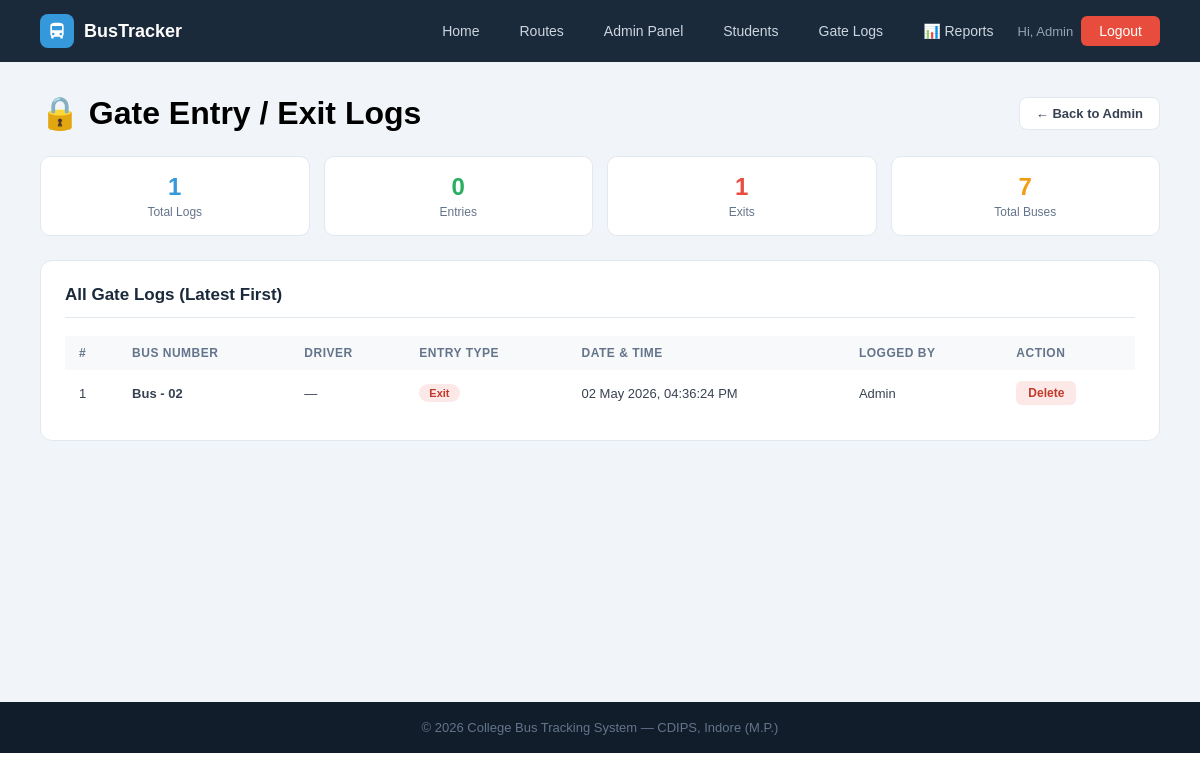
/admin/gate-logs (signed in), run on an earlier commit of the app's database.
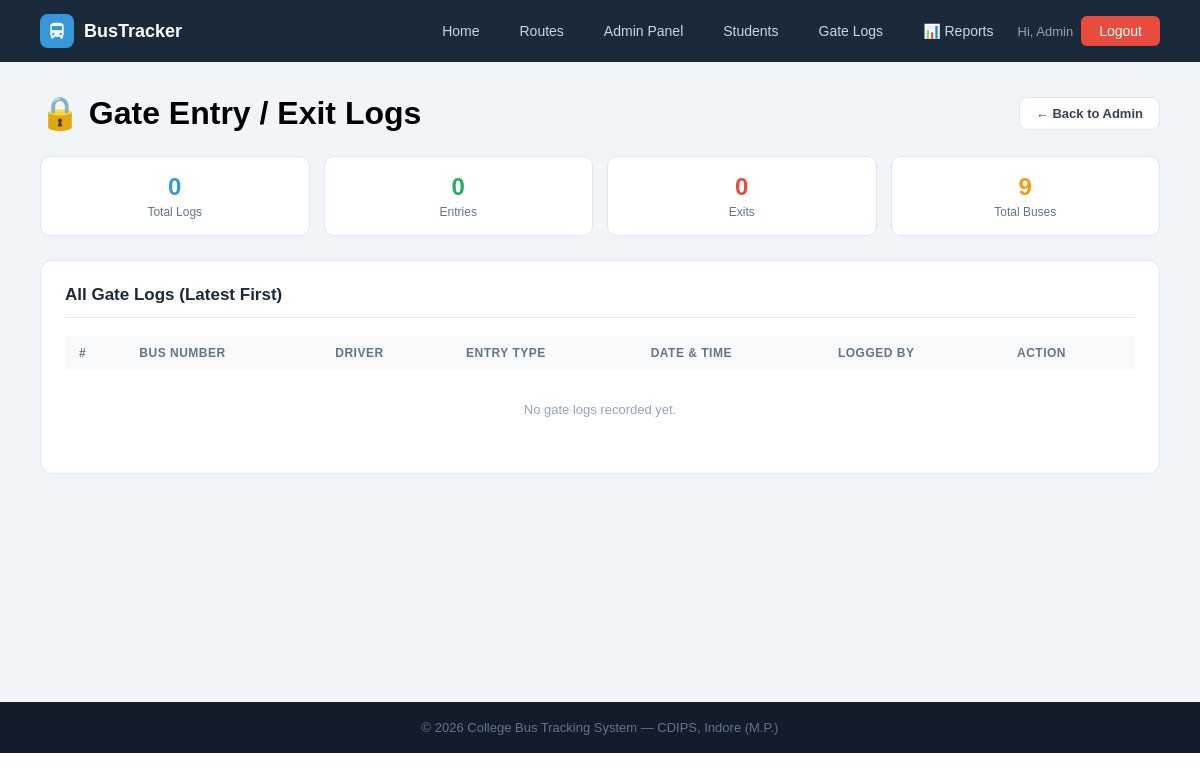
And on a later commit of the database.
### tables this page shows
CREATE TABLE gate_logs (
        id INTEGER PRIMARY KEY AUTOINCREMENT,
        bus_id INTEGER, bus_number TEXT, entry_type TEXT,
        log_time TIMESTAMP DEFAULT CURRENT_TIMESTAMP,
        noted_by TEXT DEFAULT 'System',
        FOREIGN KEY(bus_id) REFERENCES buses(id));

### app.py (the view)
@app.route('/admin/gate-logs')
@admin_required
def gate_logs_page():
    db=get_db()
    logs=db.execute('''SELECT gl.*,b.driver_name FROM gate_logs gl
                       LEFT JOIN buses b ON gl.bus_id=b.id ORDER BY gl.log_time DESC''').fetchall()
    buses=db.execute("SELECT * FROM buses").fetchall()
    db.close(); return render_template('gate_logs.html', logs=logs, buses=buses)

### app.py (called while the page is built, shortened)
def get_db():
    conn = sqlite3.connect(DB)
    conn.row_factory = sqlite3.Row
    return conn

def admin_required(f):
    @wraps(f)
    def dec(*a, **kw):
        if 'admin' not in session:
            flash('Admin access required.', 'error')
            return redirect(url_for('admin_login'))
        return f(*a, **kw)
    return dec

@app.context_processor
def inject_notifications():
    return dict(notifications=[], unread_count=0)

### templates/gate_logs.html (shortened to what this page needs)
{% extends "base.html" %}
{% block content %}
<div class="page">
    <div class="page-header-row">
        <h1>🔒 Gate Entry / Exit Logs</h1>
        <a href="{{ url_for('admin_dashboard') }}" class="back-btn">← Back to Admin</a>
    </div>
    {% set entries = logs|selectattr('entry_type','equalto','Entry')|list %}
    {% set exits   = logs|selectattr('entry_type','equalto','Exit')|list %}
    <div class="summary">
        <div class="sum-card"><div class="num" style="color:#3498db">{{ logs|length }}</div><div class="lbl">Total Logs</div></div>
        <div class="sum-card"><div class="num" style="color:#27ae60">{{ entries|length }}</div><div class="lbl">Entries</div></div>
        <div class="sum-card"><div class="num" style="color:#e74c3c">{{ exits|length }}</div><div class="lbl">Exits</div></div>
        <div class="sum-card"><div class="num" style="color:#f39c12">{{ buses|length }}</div><div class="lbl">Total Buses</div></div>
    </div>
    <div class="panel">
        <h2>All Gate Logs (Latest First)</h2>
        <table>
            <thead>
                <tr><th>#</th><th>Bus Number</th><th>Driver</th><th>Entry Type</th><th>Date &amp; Time</th><th>Logged By</th><th>Action</th></tr>
            </thead>
            <tbody>
            {% for l in logs %}
            <tr>
                <td>{{ loop.index }}</td>
                <td><b>{{ l.bus_number }}</b></td>
                <td>{{ l.driver_name or '—' }}</td>
                <td>
                    <span class="badge {{ 'badge-in' if l.entry_type == 'Entry' else 'badge-out' }}">
                        {{ l.entry_type }}
                    </span>
                </td>
                <td>{{ l.log_time }}</td>
                <td>{{ l.noted_by }}</td>
                <td>
                    <a href="{{ url_for('delete_gate_log', lid=l.id) }}"
                       onclick="return confirm('Are you sure you want to delete this gate log entry?')"
                       class="btn-sm btn-danger">Delete</a>
                </td>
            </tr>
            {% else %}
            <tr><td colspan="7" style="text-align:center;color:#94a3b8;padding:32px">No gate logs recorded yet.</td></tr>
            {% endfor %}
            </tbody>
        </table>
    </div>
</div>
{% endblock %}

### templates/base.html (shortened to what this page needs)
<!DOCTYPE html>
<html lang="en">
<head>
    <link rel="stylesheet" href="{{ url_for('static', filename='css/style.css') }}">
</head>
<body>
<nav>
    <div class="nav-logo">
        <div class="nav-logo-icon">
            <svg viewBox="0 0 24 24"><path d="M4 16c0 .88.39 1.67 1 2.22V20a1 1 0 001 1h1a1 1 0 001-1v-1h8v1a1 1 0 001 1h1a1 1 0 001-1v-1.78c.61-.55 1-1.34 1-2.22V6c0-3.5-3.58-4-8-4S4 2.5 4 6v10zm3.5 1a1.5 1.5 0 110-3 1.5 1.5 0 010 3zm9 0a1.5 1.5 0 110-3 1.5 1.5 0 010 3zM6 6h12v5H6V6z"/></svg>
        </div>
        <span>BusTracker</span>
    </div>
    <div class="nav-links">
        <a href="{{ url_for('home') }}">Home</a>
        <a href="{{ url_for('routes_page') }}">Routes</a>
        {% if 'admin' in session or 'student' in session %}
            {% if 'admin' in session %}
                <a href="{{ url_for('admin_dashboard') }}">Admin Panel</a>
                <a href="{{ url_for('students_list') }}">Students</a>
                <a href="{{ url_for('gate_logs_page') }}">Gate Logs</a>
                <a href="{{ url_for('admin_reports') }}">📊 Reports</a>
            {% endif %}
            <span style="color:#94a3b8;font-size:13px">
                Hi,
                {% if 'admin' in session %}
                {{ session['admin']['name'] }}
                {% else %}
                {{ session['student']['name'] }}
                {% endif %}
            </span>
            {% if 'admin' in session %}
            <a href="/logout/admin" class="btn-danger">Logout</a>
            {% else %}
            <a href="/logout/student" class="btn-danger">Logout</a>
            {% endif %}
        {% endif %}
    </div>
</nav>
{% block content %}{% endblock %}
<footer><p>© 2026 College Bus Tracking System — CDIPS, Indore (M.P.)</p></footer>
</body>
</html>

What changed in the data, as far as the page shows it:
removed gate_logs: admin.name "Admin", bus_number "Bus - 02", driver_name "—", entry_type "Exit", log_time "02 May 2026, 04:36:24 PM", noted_by "Admin"
Also different on the page:
{{ session['admin']['name'] }}: (not shown) → "Admin"
{{ logs|length }}: "1" → "0"
{{ exits|length }}: "1" → "0"
{{ buses|length }}: "7" → "9"
text now shown: "No gate logs recorded yet."
